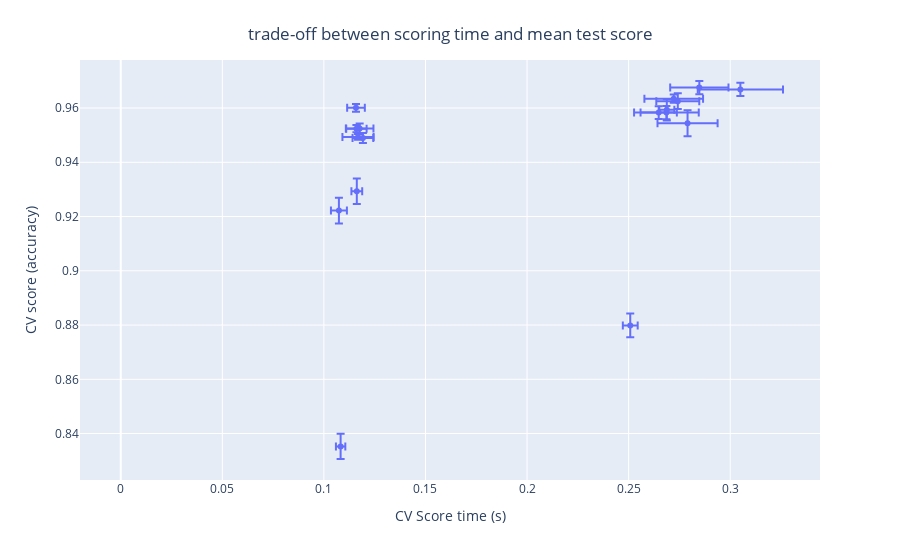

The cell this chart's notebook holds for it:
### Code cell
import plotly.express as px

param_names = [shorten_param(name) for name in parameter_grid.keys()]
labels = {
    "mean_score_time": "CV Score time (s)",
    "mean_test_score": "CV score (accuracy)",
}
fig = px.scatter(
    cv_results,
    x="mean_score_time",
    y="mean_test_score",
    error_x="std_score_time",
    error_y="std_test_score",
    hover_data=param_names,
    labels=labels,
)
fig.update_layout(
    title={
        "text": "trade-off between scoring time and mean test score",
        "y": 0.95,
        "x": 0.5,
        "xanchor": "center",
        "yanchor": "top",
    }
)
fig

### Figure 1 — Plotly figure (JSON) as saved in the notebook; plotly's stock layout.template omitted (floating-point values rounded to 4 significant figures)
{"data": [{"customdata": [[0.6, 10, [1, 2], 100, "l1"], [0.2, 5, [1, 2], 10000, "l1"], [0.2, 5, [1, 2], 0.1, "l1"], [0.6, 10, [1, 1], 0.001, "l2"], [0.4, 5, [1, 2], 100, "l1"], [1, 10, [1, 1], 1, "l1"], [0.6, 5, [1, 2], 1000, "l2"], [0.2, 1, [1, 1], 0.0001, "l2"], [0.4, 1, [1, 2], 1, "l2"], [0.2, 5, [1, 2], 0.001, "l1"], [0.4, 10, [1, 2], 0.01, "l1"], [1, 5, [1, 2], 100, "l1"], [1, 1, [1, 1], 1, "l1"], [0.4, 5, [1, 1], 10, "l2"], [0.4, 5, [1, 2], 10000, "l2"], [0.4, 10, [1, 1], 0.0001, "l1"], [0.2, 10, [1, 1], 1, "l2"], [0.8, 10, [1, 1], 1000, "l1"], [0.8, 5, [1, 2], 100, "l2"], [1, 5, [1, 2], 1000, "l2"], [0.6, 10, [1, 2], 0.001, "l1"], [0.4, 10, [1, 2], 100, "l1"], [0.4, 1, [1, 1], 0.0001, "l1"], [0.6, 10, [1, 2], 1000, "l2"], [0.6, 5, [1, 2], 100, "l1"], [0.6, 5, [1, 1], 1000, "l2"], [0.8, 3, [1, 1], 1000, "l1"], [0.4, 10, [1, 2], 0.0001, "l2"], [0.4, 3, [1, 1], 100, "l1"], [0.8, 10, [1, 2], 0.0001, "l1"], [0.4, 3, [1, 1], 0.01, "l1"], [0.8, 3, [1, 2], 100, "l2"], [0.8, 1, [1, 2], 10000, "l1"], [0.2, 3, [1, 1], 0.01, "l2"], [0.2, 1, [1, 1], 1, "l2"], [0.8, 5, [1, 1], 0.1, "l1"], [0.2, 1, [1, 2], 0.0001, "l1"], [0.6, 10, [1, 2], 1000, "l1"], [1, 1, [1, 2], 10, "l2"], [0.6, 10, [1, 1], 1000, "l2"]], "error_x": {"array": [0, 0, 0, 0.003928, 0, 0, 0.01592, 0.002311, 0.01435, 0, 0, 0, 0, 0.00435, 0.01479, 0, 0.00768, 0, 0.01057, 0.003711, 0, 0, 0, 0.008929, 0, 0.00679, 0, 0.003653, 0, 0, 0, 0.01444, 0, 0.002657, 0.005103, 0, 0, 0, 0.02098, 0.005016]}, "error_y": {"array": [null, null, null, 0.004754, null, null, 0.002422, 0.004649, 0.002437, null, null, null, null, 0.001389, 0.004758, null, 0.001054, null, 0.002888, 0.003904, null, null, null, 0.002338, null, 0.001881, null, 0.004395, null, null, null, 0.001558, null, 0.004667, 0.001831, null, null, null, 0.002446, 0.001356]}, "hovertemplate": "CV Score time (s)=%{x}<br>CV score (accuracy)=%{y}<br>max_df=%{customdata[0]}<br>min_df=%{customdata[1]}<br>ngram_range=%{customdata[2]}<br>C=%{customdata[3]}<br>penalty=%{customdata[4]}<extra></extra>", "legendgroup": "", "marker": {"color": "#636efa", "symbol": "circle"}, "mode": "markers", "name": "", "orientation": "v", "showlegend": false, "type": "scatter", "x": [0, 0, 0, 0.1074, 0, 0, 0.2686, 0.1082, 0.2848, 0, 0, 0, 0, 0.1158, 0.279, 0, 0.1168, 0, 0.2742, 0.2688, 0, 0, 0, 0.2648, 0, 0.1176, 0, 0.2508, 0, 0, 0, 0.2722, 0, 0.1162, 0.1192, 0, 0, 0, 0.305, 0.116], "xaxis": "x", "y": [null, null, null, 0.9222, null, null, 0.9583, 0.8353, 0.9675, null, null, null, null, 0.9601, 0.9544, null, 0.9493, null, 0.9625, 0.9593, null, null, null, 0.9583, null, 0.9525, null, 0.8799, null, null, null, 0.9635, null, 0.9293, 0.9489, null, null, null, 0.9669, 0.9524], "yaxis": "y"}], "layout": {"legend": {"tracegroupgap": 0}, "margin": {"t": 60}, "title": {"text": "trade-off between scoring time and mean test score", "x": 0.5, "xanchor": "center", "y": 0.95, "yanchor": "top"}, "xaxis": {"anchor": "y", "domain": [0, 1], "title": {"text": "CV Score time (s)"}}, "yaxis": {"anchor": "x", "domain": [0, 1], "title": {"text": "CV score (accuracy)"}}}}
